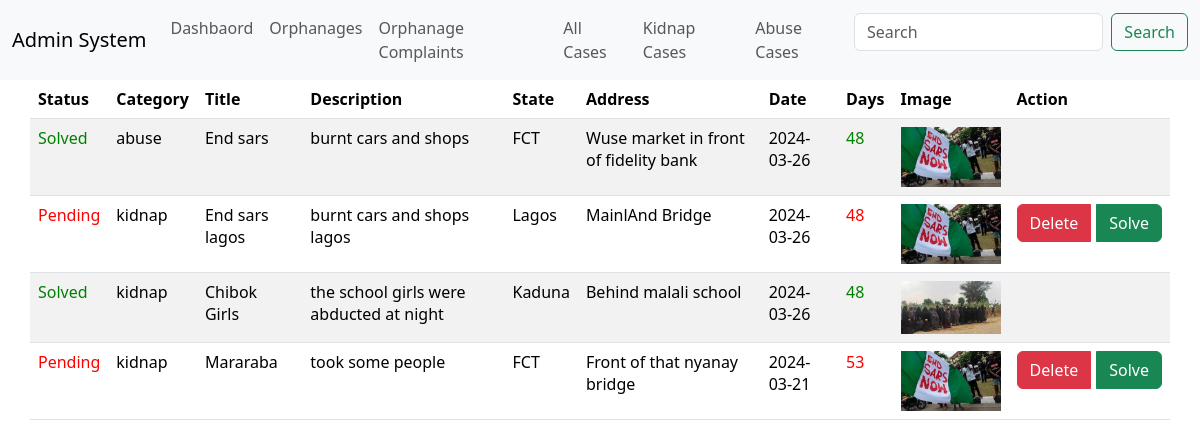
The page /admin/cases.php on the database its author committed.
### tables this page shows
CREATE TABLE `tb_cases` (
  `case_id` int(11) NOT NULL,
  `case_date` date DEFAULT current_timestamp(),
  `case_title` varchar(25) DEFAULT NULL,
  `case_description` varchar(252) DEFAULT NULL,
  `cover_image` varchar(150) DEFAULT NULL,
  `category` enum('kidnap','abuse') DEFAULT NULL,
  `case_time` time DEFAULT current_timestamp(),
  `case_state` varchar(25) DEFAULT NULL,
  `case_address` varchar(225) DEFAULT NULL,
  `case_status` enum('Solved','Pending','Closed') DEFAULT NULL
);

### admin/cases.php (the view, shortened to what this page needs)
<body>
    <head>
        <link href="https://cdn.jsdelivr.net/npm/bootstrap@5.3.3/dist/css/bootstrap.min.css" rel="stylesheet">
        <link rel="stylesheet" type="text/css" href="https://cdn.datatables.net/2.0.3/css/dataTables.dataTables.css">
    </head>
    <?php
    include 'header.php';
    include '../connect.php';
    $sql = "SELECT * FROM tb_cases";
    $result = $conn->query($sql);
    ?>
    <div class="container">
        <div class="row">
            <table id="example" class="table table-hover table-striped display">
                <thead>
                    <tr>
                        <th>Status</th>
                        <th>Category</th>
                        <th>Title</th>
                        <th>Description</th>
                        <th>State</th>
                        <th>Address</th>
                        <th>Date</th>
                        <th>Days</th>
                        <th>Image</th>
                        <th>Action</th>
                    </tr>
                </thead>
                <tbody>
                    <?php
                    if ($result->num_rows > 0) {
                        while ($row = $result->fetch_assoc()) {
                            $status = $row["case_status"];
                            $color = "";
                            switch ($status) {
                                case "Pending":
                                    $color = "red";
                                    break;
                                case "Solved":
                                    $color = "green";
                                    break;
                            }
                            $case_date = new DateTime($row["case_date"]);
                            $current_date = new DateTime();
                            $interval = $current_date->diff($case_date);
                            echo "<tr>";
                            echo "<td style='color: $color'>" . $row["case_status"] . "</td>";
                            echo "<td>" . $row["category"] . "</td>";
                            echo "<td>" . $row["case_title"] . "</td>";
                            echo "<td>" . $row["case_description"] . "</td>";
                            echo "<td>" . $row["case_state"] . "</td>";
                            echo "<td>" . $row["case_address"] . "</td>";
                            echo "<td>" . $row["case_date"] . "</td>";
                            echo "<td style='color: $color'>" . $interval->days  . "</td>";
                            echo "<td><img src='../uploads/" . $row["cover_image"] . "' alt='Image' style='max-width: 100px;'></td>";
                            echo "<td>";
                            echo "<div class='btn-group'>";
                            if ($row["case_status"] != "Solved") {
                                echo "<a href='delete.php?id=" . $row["case_id"] . "' class='btn btn-danger'>Delete</a>";
                                echo "<a style=margin-left:5px href='solve.php?id=" . $row["case_id"] . "' class='btn btn-success'>Solve</a>";
                            }
                            echo "</div>";
                            echo "</td>";
                            echo "</tr>";
                        }
                    } else {
                        echo "<tr><td colspan='6'>No data found</td></tr>";
                    }
                    ?>
                </tbody>
            </table>
        </div>
    </div>
</body>

### rows shown on the page
tb_cases: case_status "Solved", category "abuse", case_title "End sars", case_description "burnt cars and shops", case_state "FCT", case_address "Wuse market in front of fidelity bank", case_date "2024-03-26", case_date "48", cover_image (picture)
tb_cases: case_status "Pending", category "kidnap", case_title "End sars lagos", case_description "burnt cars and shops lagos", case_state "Lagos", case_address "MainlAnd Bridge", case_date "2024-03-26", case_date "48", cover_image (picture)
tb_cases: case_status "Solved", category "kidnap", case_title "Chibok Girls", case_description "the school girls were abducted at night", case_state "Kaduna", case_address "Behind malali school", case_date "2024-03-26", case_date "48", cover_image (picture)
tb_cases: case_status "Pending", category "kidnap", case_title "Mararaba", case_description "took some people", case_state "FCT", case_address "Front of that nyanay bridge", case_date "2024-03-21", case_date "53", cover_image (picture)
